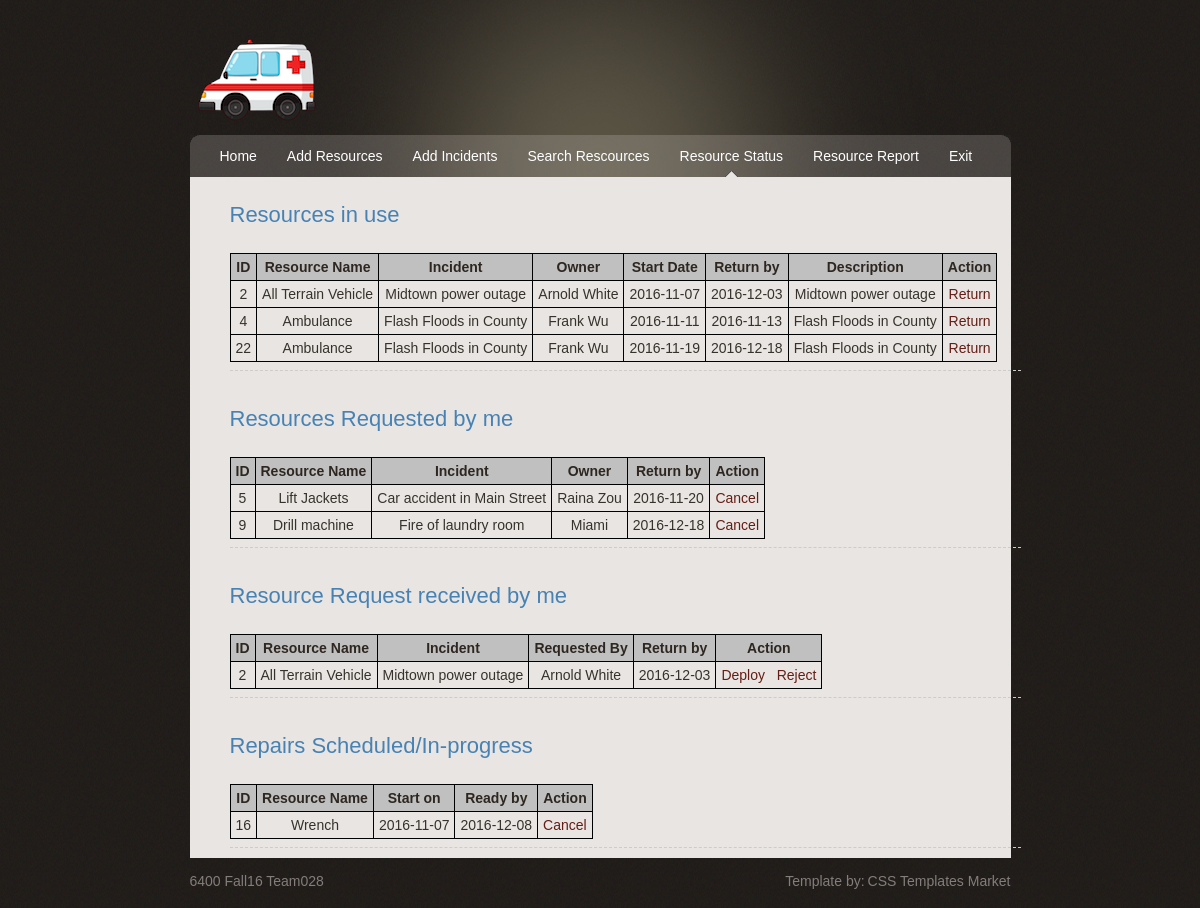
Screenshot of /emergence_resource/resource_status.php (signed in) with the database file from the repository.
### tables this page shows
CREATE TABLE IF NOT EXISTS RESOURCES(
Username varchar(50) NOT NULL,
Res_ID int NOT NULL,
Res_name varchar(50) NOT NULL,
Prim_ESF varchar(100) NOT NULL,
Model varchar(50) NULL,
Home_lat double NOT NULL,
Home_long double NOT NULL,
Status_s varchar(50) NULL,
Price int NOT NULL,
Cost_unit varchar(50) NULL,
PRIMARY KEY (Username, Res_ID),
KEY Res_ID (Res_ID));

CREATE TABLE IF NOT EXISTS INCIDENT (
Username varchar(50) NOT NULL,
Inc_ID int NOT NULL,
Date_s date NOT NULL,
Description varchar(50) NOT NULL,
Latitude double NOT NULL,
Longitude double NOT NULL,
PRIMARY KEY (Username, Inc_ID),
KEY Inc_ID (Inc_ID));

CREATE TABLE IF NOT EXISTS USERS(
Username varchar(50) NOT NULL,
Name_s varchar(50) NOT NULL,
Password_s varchar(50) NOT NULL,
PRIMARY KEY (Username)
);

CREATE TABLE IF NOT EXISTS REQUEST (
Inc_ID int NOT NULL,
Res_ID int NOT NULL,
Start_date date NULL,
Return_by date NULL,
PRIMARY KEY (Inc_ID, Res_ID));

CREATE TABLE IF NOT EXISTS REPAIRS(
Res_ID int NOT NULL,
Start_date date NOT NULL,
Return_by date NOT NULL,
PRIMARY KEY (Res_ID, Start_date));

### emergence_resource/resource_status.php (the view, shortened to what this page needs)
<!DOCTYPE html PUBLIC "-//W3C//DTD XHTML 1.0 Transitional//EN" "http://www.w3.org/TR/xhtml1/DTD/xhtml1-transitional.dtd">
<html xmlns="http://www.w3.org/1999/xhtml">
    <head>
        <link rel="stylesheet" type="text/css" href="style.css" />
    </head>
    <body>
        <div id="main_container">
            <div id="header">
                <div class="logo"><img src="images/ambulance.png" border="0" alt="" title="" /></div>
            </div>
            <div class="menu">
                <ul>
                    <li><a href="main_menu.php">Home</a></li>
                    <li><a href="add_resources.php">Add Resources</a></li>
                    <li><a href="add_incidents.php">Add Incidents</a></li>
                    <li><a href="search_resources.php">Search Rescources</a></li>
                    <li class="selected"><a href="resource_status.php">Resource Status</a></li>
                    <li><a href="resource_report.php">Resource Report</a></li>
                    <li><a href="exit.php">Exit</a></li>
                </ul>
            </div>
            <div class="center_content">
                <div class="center_left">
                    <div class="title_name">Resources in use</div>
                    <div class="features">
                        <div class="resouce_status_section">
                            <table>
                                <?php
                                $query_resources_in_use = "SELECT R.Res_ID, Res_name, Description, USERS.Name_s, Start_date, Return_by " .
                                         "FROM RESOURCES AS R " .
                                         "INNER JOIN USERS ON USERS.Username = R.Username " .
                                         "INNER JOIN REQUEST AS RE ON R.Res_ID = RE.Res_ID " .
                                         "INNER JOIN INCIDENT AS I ON I.Inc_ID = RE.Inc_ID " .
                                         "Where I.Username = '{$_SESSION['Username']}' AND R.Status_s = 'IN USE' " .
                                         "ORDER BY R.Res_ID";
                                $result_resources_in_use = mysql_query($query_resources_in_use);
                                $row_resources_in_use = mysql_fetch_array($result_resources_in_use);
                                if (!$row_resources_in_use) {
                                    print "<p>No data returned from database for resources in use.</p>";
                                } else {
                                    print "<tr>";
                                    print "<td class=\"heading\">ID</td>";
                                    print "<td class=\"heading\">Resource Name</td>";
                                    print "<td class=\"heading\">Incident</td>";
                                    print "<td class=\"heading\">Owner</td>";
                                    print "<td class=\"heading\">Start Date</td>";
                                    print "<td class=\"heading\">Return by</td>";
                                    print "<td class=\"heading\">Description</td>";
                                    print "<td class=\"heading\">Action</td>";
                                    print "</tr>";
                                    do {
                                        print "<tr>";
                                        print "<td>{$row_resources_in_use['Res_ID']}</td>";
                                        print "<td>{$row_resources_in_use['Res_name']}</td>";
                                        print "<td>{$row_resources_in_use['Description']}</td>";
                                        print "<td>{$row_resources_in_use['Name_s']}</td>";
                                        print "<td>{$row_resources_in_use['Start_date']}</td>";
                                        print "<td>{$row_resources_in_use['Return_by']}</td>";
                                        print "<td>{$row_resources_in_use['Description']}</td>";
                                        print '<td><a href="resource_status.php?return_resource=' . urlencode($row_resources_in_use['Res_ID']) . '">Return</a></td>';
                                        print "</tr>";
                                    } while ($row_resources_in_use = mysql_fetch_array($result_resources_in_use));
                                }
                                ?>
                            </table>
                        </div>
                     </div>
                </div>
                <div class="center_left">
                    <div class="title_name">Resources Requested by me</div>
                    <div class="features">
                        <div class="resouce_status_section">
                            <table>
                                <?php
                                $query_resources_requested_by_me = "SELECT R.Res_ID, R.Res_name, I.Description, USERS.Name_s, RE.Return_by " .
                                                                   "FROM RESOURCES AS R " .
                                                                   "INNER JOIN USERS ON USERS.Username = R.Username " .
                                                                   "INNER JOIN REQUEST AS RE ON R.Res_ID = RE.Res_ID " .
                                                                   "INNER JOIN INCIDENT AS I ON I.Inc_ID = RE.Inc_ID " .
                                                                   "WHERE I.Username = '{$_SESSION['Username']}' AND R.Status_s != 'IN USE' " .
                                                                   "ORDER BY R.Res_ID";
                                $result_resources_requested_by_me = mysql_query($query_resources_requested_by_me);
                                $row_resource_requested_by_me = mysql_fetch_array($result_resources_requested_by_me);
                                if (!$row_resource_requested_by_me) {
                                    print "<p>No data returned from database for resources requested by me.</p>";
                                } else {
                                    print "<tr>";
                                    print "<td class=\"heading\">ID</td>";
                                    print "<td class=\"heading\">Resource Name</td>";
                                    print "<td class=\"heading\">Incident</td>";
                                    print "<td class=\"heading\">Owner</td>";
                                    print "<td class=\"heading\">Return by</td>";
                                    print "<td class=\"heading\">Action</td>";
                                    print "</tr>";
                                    do {
                                        print "<tr>";
                                        print "<td>{$row_resource_requested_by_me['Res_ID']}</td>";
                                        print "<td>{$row_resource_requested_by_me['Res_name']}</td>";
                                        print "<td>{$row_resource_requested_by_me['Description']}</td>";
                                        print "<td>{$row_resource_requested_by_me['Name_s']}</td>";
                                        print "<td>{$row_resource_requested_by_me['Return_by']}</td>";
                                        print '<td><a href="resource_status.php?cancel_resource=' . urlencode($row_resource_requested_by_me['Res_ID']) . '">Cancel</a></td>';
                                        print "</tr>";
                                    } while ($row_resource_requested_by_me = mysql_fetch_array($result_resources_requested_by_me));
                                }
                                ?>
                            </table>
                        </div>
                     </div>
                </div>
                <div class="center_left">
                    <div class="title_name">Resource Request received by me</div>
                    <div class="features">
                        <div class="resouce_status_section">
                            <table>
                                <?php
                                $query_resource_requests_received_by_me = "SELECT R.Res_ID, R.Res_name, I.Description, USERS.Name_s, RE.Return_by " .
                                          "FROM RESOURCES AS R " .
                                          "INNER JOIN USERS ON USERS.Username = R.Username " .
                                          "INNER JOIN REQUEST AS RE ON R.Res_ID = RE.Res_ID " .
                                          "INNER JOIN INCIDENT AS I ON I.Inc_ID = RE.Inc_ID " .
                                          "WHERE R.Username = '{$_SESSION['Username']}' " .
                                          "ORDER BY RE.Return_by";
                                $result_resource_requests_received_by_me = mysql_query($query_resource_requests_received_by_me);
                                $row_resource_requests_received_by_me = mysql_fetch_array($result_resource_requests_received_by_me);
                                if (!$row_resource_requests_received_by_me) {
                                    print "<p>No data returned from database for resource requestes received by me.</p>";
                                } else {
                                    print "<tr>";
                                    print "<td class=\"heading\">ID</td>";
                                    print "<td class=\"heading\">Resource Name</td>";
                                    print "<td class=\"heading\">Incident</td>";
                                    print "<td class=\"heading\">Requested By</td>";
                                    print "<td class=\"heading\">Return by</td>";
                                    print "<td class=\"heading\">Action</td>";
                                    print "</tr>";
                                    do {
                                        print "<tr>";
                                        print "<td>{$row_resource_requests_received_by_me['Res_ID']}</td>";
                                        print "<td>{$row_resource_requests_received_by_me['Res_name']}</td>";
                                        print "<td>{$row_resource_requests_received_by_me['Description']}</td>";
                                        print "<td>{$row_resource_requests_received_by_me['Name_s']}</td>";
                                        print "<td>{$row_resource_requests_received_by_me['Return_by']}</td>";
                                        print '<td><a href="resource_status.php?deploy_resource=' . urlencode($row_resource_requests_received_by_me['Res_ID']) . '">Deploy</a>
                                                    &nbsp;
                                                   <a href="resource_status.php?reject_resource=' . urlencode($row_resource_requests_received_by_me['Res_ID']) . '">Reject</a> </td>';
                                        print "</tr>";
                                    } while ($row_resource_requests_received_by_me = mysql_fetch_array($result_resource_requests_received_by_me));
                                }
                                ?>
                            </table>
                        </div>
                     </div>
                </div>
                <div class="center_left">
                    <div class="title_name">Repairs Scheduled/In-progress</div>
                    <div class="features">
                        <div class="resouce_status_section">
                            <table>
                                <?php
                                $query_repair_scheduled = "SELECT R.Res_ID, R.Res_name, RP.Start_date, RP.Return_by " .
                                                          "FROM RESOURCES AS R " .
                                                          "INNER JOIN REPAIRS AS RP ON R.Res_ID = RP.Res_ID " .
                                                          "WHERE R.Username = '{$_SESSION['Username']}' AND R.Status_s = 'IN REPAIR'";
                                $result_repair_scheduled = mysql_query($query_repair_scheduled);
                                $row_repair_scheduled = mysql_fetch_array($result_repair_scheduled);
                                if (!$row_repair_scheduled) {
                                    print "<p>No data returned from database for resources requested by me.</p>";
                                } else {
                                    print "<tr>";
                                    print "<td class=\"heading\">ID</td>";
                                    print "<td class=\"heading\">Resource Name</td>";
                                    print "<td class=\"heading\">Start on</td>";
                                    print "<td class=\"heading\">Ready by</td>";
                                    print "<td class=\"heading\">Action</td>";
                                    print "</tr>";
                                    do {
                                        print "<tr>";
                                        print "<td>{$row_repair_scheduled['Res_ID']}</td>";
                                        print "<td>{$row_repair_scheduled['Res_name']}</td>";
                                        print "<td>{$row_repair_scheduled['Start_date']}</td>";
                                        print "<td>{$row_repair_scheduled['Return_by']}</td>";
                                        print '<td><a href="resource_status.php?cancel_repair=' . urlencode($row_repair_scheduled['Res_ID']) . '">Cancel</a></td>';
                                        print "</tr>";
                                    } while ($row_repair_scheduled = mysql_fetch_array($result_repair_scheduled));
                                }
                                ?>
                            </table>
                        </div>
                     </div>
                </div>
            </div>
            <div id="footer">
                <div class="left_footer">6400 Fall16 Team028</div>
                <div class="right_footer">Template by:<a href="http://csstemplatesmarket.com" target="_blank">CSS Templates Market</a></div>
            </div>
        </div>
    </body>
</html>

### rows the page displays
resources: Res_ID "2", Res_name "All Terrain Vehicle", incident.Description "Midtown power outage", Username.Name_s "Arnold White", request.Start_date "2016-11-07", request.Return_by "2016-12-03"
resources: Res_ID "4", Res_name "Ambulance", incident.Description "Flash Floods in County", Username.Name_s "Frank Wu", request.Start_date "2016-11-11", request.Return_by "2016-11-13"
resources: Res_ID "22", Res_name "Ambulance", incident.Description "Flash Floods in County", Username.Name_s "Frank Wu", request.Start_date "2016-11-19", request.Return_by "2016-12-18"
resources: Res_ID "5", Res_name "Lift Jackets", incident.Description "Car accident in Main Street", Username.Name_s "Raina Zou", request.Return_by "2016-11-20"
resources: Res_ID "9", Res_name "Drill machine", incident.Description "Fire of laundry room", Username.Name_s "Miami", request.Return_by "2016-12-18"
repairs: resources.Res_ID "16", resources.Res_name "Wrench", Start_date "2016-11-07", Return_by "2016-12-08"
